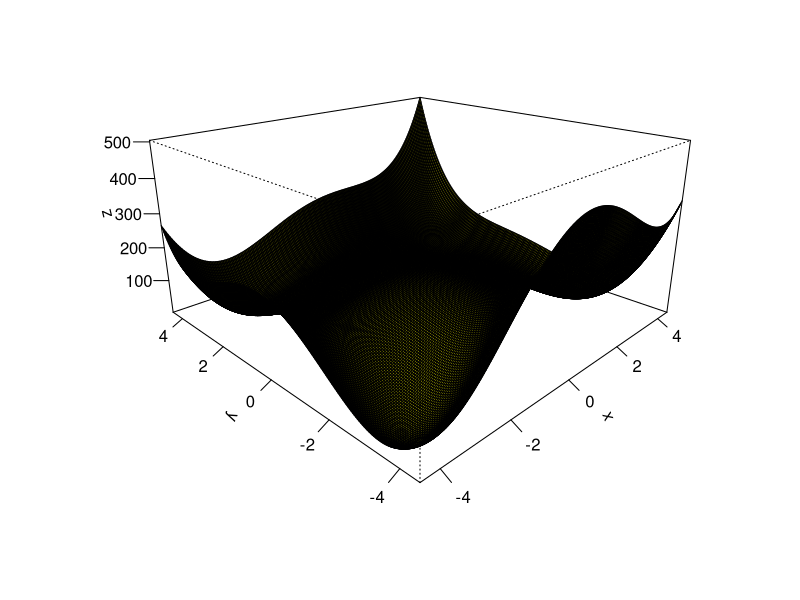
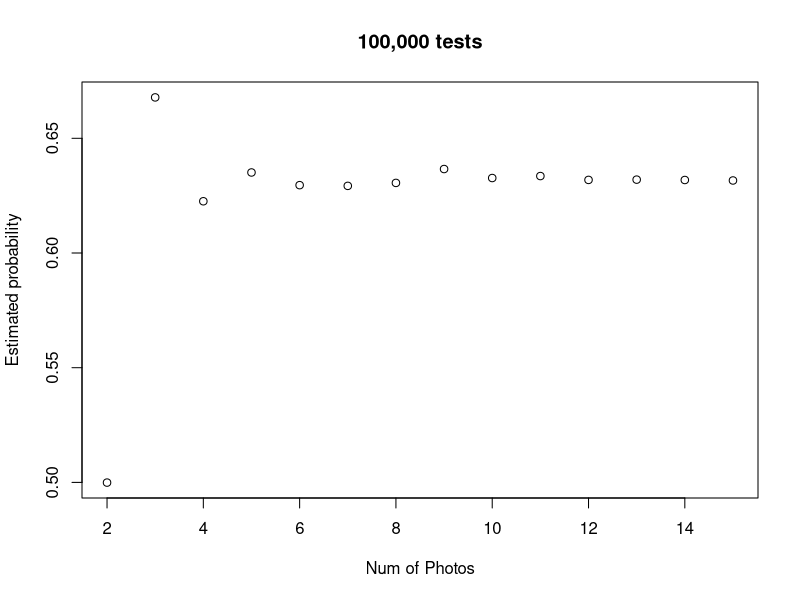

These figures' R source, in order: (Note: this script raises an error after producing the figures.)
####################Question 1############################
#Question 1
#Defining the Matrix
A<-matrix(c(3,-1,0,-1,0,-1,3,-1,3,-1,0,-1,3,1,0,-1,3,1,5,-1,0,-1,0,-1,1), nrow=5)

#Function that can be passed Matx in order to perform Cholesky Functions
choleskyFunction <- function(Matx){
  #Finds the upper triangular matrix
  L<-chol(Matx)
  #Transposes the matrix to show the lower triangular matrix
  Lt<-t(L)
  #Displays the lower hand matrix
  Lt
}
#Runs the function
choleskyFunction(A)
####################Question 2############################
#Question 2 
#Singular value Decompostion
#the creation of matrix
Q2Matrix <- matrix(c(1,1,1,1,2,0,0,0),nrow = 4)
#Displaying original matrix
Q2Matrix
#using the svd function to show the singular values
sv <-svd(Q2Matrix)
#Displaying Singular values
sv
####################Question 3############################
#Question 3
####################Question 4############################
#Question 4
####################Question 5#############################
#Question 5
#Function plot - Plot the formula below
Question5F<-function(x,y,a,b) (x^2+y-11)^2+(x+y^2-7)^2
#defining the x,y and z of the measurements
x<-seq(-4.5,4.5,length.out = 200)
y<-seq(-4.5,4.5,length.out = 200)
z<-outer(x,y,Question5F,a=1,b=100)

#plotting the graph 
persp(x,y,z,theta =-45,phi=20,expand=0.5,col="yellow",shade =1,ticktype ="detailed",xlab ="x",ylab ="y",zlab="z")

#Writing the function so x,y is a vector
Question5FV<-function(vec) (vec[1]^2+vec[2]-11)^2+(vec[1]+vec[2]^2-7)^2


###################Finding the minimums###########################
#Minimum can be found based on value being 0 or so close to 0
#Based on plot there seems to be 4 dips representing each minimum is extracted here
#From plot minimum seems to be near x=-4,y=-4.
minimum1<- optim(c(-4,-4),Question5FV)$par
minimum1

#From plot minimum seems to be near x = 4, y= -3.5
minimum2 <- optim(c(4,-3.5),Question5FV)$par
minimum2

#From plot minimum seems to be near x = -3.5, y = 3.5
minimum3 <- optim(c(-3.5, 3.5),Question5FV)$par
minimum3

#From plot minimum seems to be near x = 3.5, y = 3.5
minimum4 <- optim(c(3.5,3.5),Question5FV,hessian = TRUE)$par
minimum4

####################Finding the Maximum points#####################
maximum1 <- optim(c(0,0),control=list(fnscale=-1),Question5FV)$par
maximum1

###################finding the saddle points######################
#Lets define the partial derivatives by plugging vec[1] and vec[2] instead of x and y
fx <- function(x,y,h=0.001){
  (Question5F(x+h,y) - Question5F(x,y))/h
}
fy <- function(x,y,h=0.001){
  (Question5F(x,y+h)-Question5F(x,y))/h
}


fxb <- function(vec){
  fx(vec[1],vec[2])
}
fyb <- function(vec){
  fy(vec[1],vec[2])
}

#call sumssq the function of the vector vec made of the sum of the squares
#of the two parial derivatives
sumssq <- function(vec){
  fxb(vec)^2+fyb(vec)^2
}

#Now we can find the coordinates of the saddle points through "optim".
#We do exactly the same thing for all three points, just changing the guess of their location. 
#according to the graph. 

saddle_point1 <- optim(c(-3.5,0),sumssq)$par
saddle_point1

saddle_point2 <- optim(c(0,-3.5),sumssq)$par
saddle_point2

saddle_point3 <- optim(c(0,2),sumssq)$par
saddle_point3

#creating a list of minimum points
minimum_list <- list(minimum1,minimum2,minimum3,minimum4)
#List of minimum points
minimum_list

#this represents the only maximum point in graph
maximum1

#list of saddle points
saddle_point_list <- list(saddle_point1,saddle_point2,saddle_point3)
#Print of saddle point list
saddle_point_list

####################Question 7#################################

#number of pictures inside of simulation

#variable to keep track of matched amount
totalNumberMatched <- 0


#function of pairing actors
pairActor <- function(secNumber, trials){
  #variable to track if match has taken place
  numOfMatches <- 0
  #looping through number of trials = 100,000
  for (t in 1:trials) {
    #variables storing the number of photos present in each sequance
    numberOfActors <- seq(1:secNumber)
    numberOfBabys <- sample(1:secNumber)
    
    #for loop comparing
    for(i in 1:secNumber){
      if(numberOfActors[i] == numberOfBabys[i])
      {
        #If match takes place, log
        numOfMatches = numOfMatches + 1
      }
    }
    #checking if matches have taken place
    if(numOfMatches != 0){
      #if any number of matches has taken place, track total number of matches
      totalNumberMatched = totalNumberMatched +1
      #Number of matches set to zero so tracking can take place
      numOfMatches = 0
    }
  }
 #print out the % of successful matches over the trials
  percentageSuccess <- totalNumberMatched/trials
  return(percentageSuccess)
}

#set the number of pictures present
nPictures <- seq(2,15)
#define the number of times the results will be collected
result <- seq(1,14)

#call the function 14 times storing the results each time,  
for(n in 1:14){
  result[n] <- pairActor(nPictures[n],100000)  
}

#forming a final plot so that it can be plotted againced the correct number of photos
finalPlot <- matrix(c(seq(2,15),result), nrow = 14)

#plotting the final results on graph
plot(finalPlot,main = "100,000 tests", xlab = "Num of Photos",ylab = "Estimated probability")

#Commenting done inside of submission document. 
#Discussing the reason probability stabilizes at 5+ photos


################################## Question 8 ##################################

#loading the images
face1.bmp <- read.bmp(file.choose())
face2.bmp <- read.bmp(file.choose())
face3.bmp <- read.bmp(file.choose())

#Working out the averages of the 3 faces and plot an image of it
#defining rotate function
rotate.m <- function(m) t(m)[,nrow(m):1]

#getting the average of the 3 face matrix
averOfFaces <- (face1.bmp+face2.bmp+face3.bmp)/3

#plotting image 1
image(rotate.m(face1.bmp),col = gray((0:255)/255),axes=F)
#plotting image 2
image(rotate.m(face2.bmp),col = gray((0:255)/255),axes=F)
#plotting image 3
image(rotate.m(face3.bmp),col = gray((0:255)/255),axes=F)

#Plotting the average of the 3 images
image(rotate.m(averOfFaces),col = gray((0:255)/255),axes=F)

#Plotting images of difference of each face from the average face on one figure.
#defining the difference between the original faces vs the average face
differnce1 <- face1.bmp - averOfFaces
differnce2 <- face2.bmp - averOfFaces
differnce3 <- face3.bmp - averOfFaces

par(mfrow = c(2,2))
#plotting image 1
image(rotate.m(differnce1),col = gray((0:255)/255),axes=F)
#plotting image 2
image(rotate.m(differnce2),col = gray((0:255)/255),axes=F)
#plotting image 3
image(rotate.m(differnce3),col = gray((0:255)/255),axes=F)

#Plotting the average of the 3 images
image(rotate.m(averOfFaces),col = gray((0:255)/255),axes=F)

#eigenfaces

#turn face matrix into there own vectors

face1Vector <-as.vector(face1.bmp)
face2Vector <-as.vector(face2.bmp)
face3Vector <-as.vector(face3.bmp)

#add the vectors together, combining vectors 
fullFaceVector <- c(face1Vector,face2Vector,face3Vector)

length(fullFaceVector)

#turn the full vector into a matrix
#fullFaceMatrix <- as.matrix(fullFaceVector)

fullFaceMatrix <- MatrixofDiff <- cbind(as.vector(differnce1),as.vector(differnce2),as.vector(differnce3))

dim(fullFaceMatrix)

fullFaceMatrix

#find the connivance matrix of the full matrix

covMatrix <- cov(fullFaceMatrix)
dim(covMatrix)
covMatrix

#find the eigen values and vectors of the new cov matrix

eigs <- eigs(covMatrix,3,which = "LM")

#the Eigenvalues
eigenValues <- eigs$values

eigenValues

#The eigenVectors
eigenVectors <- eigs$vectors
eigenVectors

#plot the first eigenface 
image(rotate.m(eigenVectors),ncol=55,nrow = 51,col = gray((0:255)/255),axes=F)


############################

sv <- svd(fullFaceMatrix)

somthing <- sv$u%*%diag(sv$d)%*%sv$v

image(matrix(sv$u[,2],nrow = 51,byrow = T),col = gray((0:255)/255),axes=F)

image(matrix(sv$u[,2],nrow = 51,byrow = T),col = gray((0:255)/255),axes=F)


###########################Question 9#########################

#define function that generates data from a binomial distribution
generateMeanData <-function(m,n){
  
  dataSets <- array(0,dim = c(n,n,m))
  
  bdData <- apply(dataSets,3,function(x) rbinom(n,size = 10,prob = 0.01))
  
}
#gets the mean from the generate data
meanOf20 <-apply(generateMeanData(10000,20),2,function(x) c(mean(x)))
meanOf100 <-apply(generateMeanData(10000,100),2,function(x) c(mean(x)))

#plot the histogram
par(mfrow = c(1,2))


hist(meanOf20)
hist(meanOf100)
